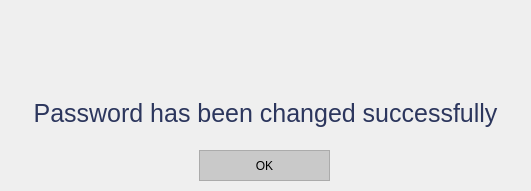
<?xml version="1.0" encoding="UTF-8"?>
<ui version="4.0">
 <class>MainWindow</class>
 <widget class="QMainWindow" name="MainWindow">
  <property name="geometry">
   <rect>
    <x>0</x>
    <y>0</y>
    <width>531</width>
    <height>191</height>
   </rect>
  </property>
  <property name="minimumSize">
   <size>
    <width>531</width>
    <height>191</height>
   </size>
  </property>
  <property name="maximumSize">
   <size>
    <width>531</width>
    <height>191</height>
   </size>
  </property>
  <property name="windowTitle">
   <string>Change Password Success</string>
  </property>
  <property name="windowIcon">
   <iconset>
    <normaloff>../Resources/logo_svg.svg</normaloff>../Resources/logo_svg.svg</iconset>
  </property>
  <widget class="QWidget" name="centralwidget">
   <widget class="QPushButton" name="btn_OK">
    <property name="geometry">
     <rect>
      <x>199</x>
      <y>150</y>
      <width>131</width>
      <height>31</height>
     </rect>
    </property>
    <property name="minimumSize">
     <size>
      <width>131</width>
      <height>31</height>
     </size>
    </property>
    <property name="maximumSize">
     <size>
      <width>131</width>
      <height>31</height>
     </size>
    </property>
    <property name="styleSheet">
     <string notr="true">QPushButton {
color: rgb(0, 0, 0);
background-color: rgb(201, 201, 201);
border: 1.2px solid #ABABAB;
outline: none;}

QPushButton:hover{
color: rgb(255, 255, 255);
background-color: rgb(171, 171, 171);
outline: none;
border: none;
}

QPushButton:pressed{
color: rgb(255, 255, 255);
background-color: rgb(129, 129, 129);
outline: none;
border: none;
}


</string>
    </property>
    <property name="text">
     <string>OK</string>
    </property>
   </widget>
   <widget class="QWidget" name="layoutWidget">
    <property name="geometry">
     <rect>
      <x>20</x>
      <y>21</y>
      <width>491</width>
      <height>121</height>
     </rect>
    </property>
    <layout class="QVBoxLayout" name="verticalLayout">
     <item>
      <widget class="QLabel" name="img_success">
       <property name="text">
        <string/>
       </property>
       <property name="pixmap">
        <pixmap>../Resources/success.png</pixmap>
       </property>
       <property name="alignment">
        <set>Qt::AlignCenter</set>
       </property>
      </widget>
     </item>
     <item>
      <widget class="QLabel" name="lbl_success">
       <property name="font">
        <font>
         <family>Helvetica</family>
         <pointsize>19</pointsize>
        </font>
       </property>
       <property name="text">
        <string>&lt;html&gt;&lt;head/&gt;&lt;body&gt;&lt;p&gt;&lt;span style=&quot; color:#2c365d;&quot;&gt;Password has been changed successfully&lt;/span&gt;&lt;/p&gt;&lt;/body&gt;&lt;/html&gt;</string>
       </property>
       <property name="alignment">
        <set>Qt::AlignCenter</set>
       </property>
      </widget>
     </item>
    </layout>
   </widget>
  </widget>
 </widget>
 <resources/>
 <connections/>
</ui>
